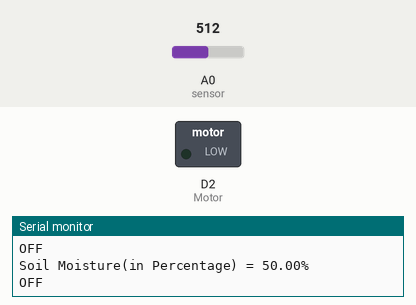
Simulated run of this sketch. Board: ESP8266 (NodeMCU). Parts: switched loads named in the sketch (green lamp = pin HIGH), the last lines printed to the serial monitor. The inputs (shaded band) are chosen by the test bench; at power-on: A0 (sensor) = 512. WiFi joins after 1.5 s; servers stay silent unless stated.

Above: at 3.0 s.
3.1 s: A0 (sensor) set to 706
5.0 s: A0 (sensor) set to 727
At 6.9 s:
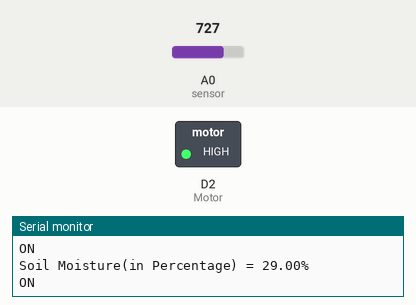
7.3 s: A0 (sensor) set to 716
At 8.5 s:
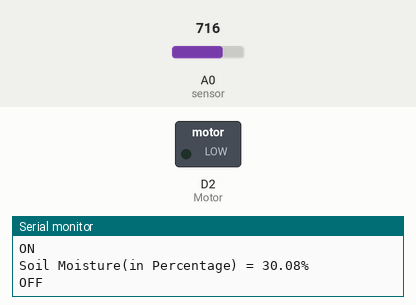
9.3 s: A0 (sensor) set to 900
At 10.1 s:
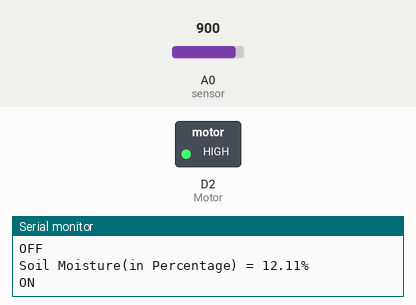
Timing chart, 0 to 12.3 s (numbered marks = the images above; inputs shaded):
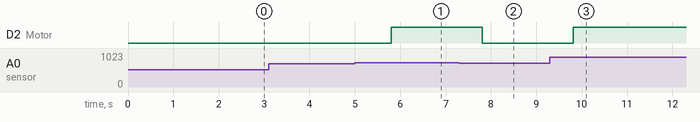

Measured:
- the behaviour switches between 716 and 717 on A0 (sensor) (found by bisection; images 0 and 1)
- after the input at 5.0 s, D2 (Motor): LOW → HIGH after 0.81 s
- after the input at 7.3 s, D2 (Motor): HIGH → LOW after 0.51 s
- after the input at 9.3 s, D2 (Motor): LOW → HIGH after 0.51 s

The sketch:

SMART_DRIP_IRRIGATION.ino
```cpp
/*************************************************************
SMART DRIP IRRIGATION
 *************************************************************/
// Template ID, Device Name and Auth Token are provided by the Blynk.Cloud.
#define BLYNK_TEMPLATE_ID "  "//Template ID
#define BLYNK_DEVICE_NAME " "//Device name
#define BLYNK_AUTH_TOKEN " "//Auth token
#define BLYNK_PRINT Serial
#define Motor D2 //Motor pin assigned to GPIO D2
#include <ESP8266WiFi.h>
#include <BlynkSimpleEsp8266.h>
char auth[] = BLYNK_AUTH_TOKEN;
// Your WiFi credentials.
// Set password to "" for open networks.
char ssid[] = " ";//WIFI ID(case sensitive)
char pass[] = " ";//WIFI PASSWORD(case sensitive)
BlynkTimer timer;
// This function is called every time the device is connected to the Blynk.Cloud.
void moisture()
{
  int value = analogRead(A0);//reading soil moisture sensor value.
  value = map(value, 0, 1023, 0, 100);
  Serial.println(value);
}
  void setup()
  {
  pinMode(Motor,OUTPUT);
  Serial.begin(9600);
  Blynk.begin(auth, ssid, pass);
  }
void loop()
{
   float moisture_percentage;
  moisture_percentage =  ( 100.00 - ( (analogRead(A0)/1024.00)*100));
  Serial.print("Soil Moisture(in Percentage) = ");
  Serial.print(moisture_percentage);
  Serial.println("%");
  if(moisture_percentage<=30)
  {
    Serial.println("ON");
    digitalWrite(Motor,HIGH);
  }
 else
 {
  Serial.println("OFF");
  digitalWrite(Motor,LOW);
 }
  Blynk.virtualWrite(V0,moisture_percentage);
  delay(1000);
  Blynk.run();
  timer.run();
}
```
